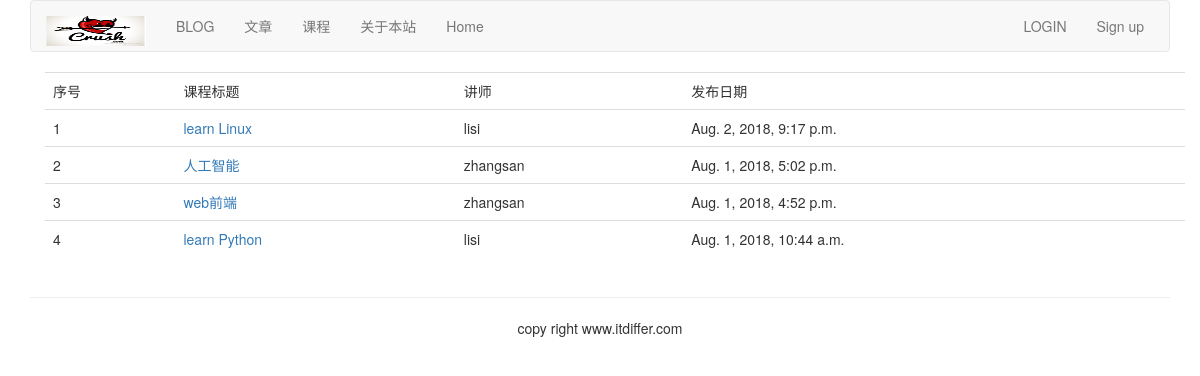
/course/course-list/, run on the app's committed database.
### course/models.py (models this page shows, shortened)
class Course(models.Model):
    user = models.ForeignKey(User, on_delete=models.CASCADE, related_name='courses_user')
    title = models.CharField(max_length=200)
    slug = models.SlugField(max_length=200, unique=True)
    overview = models.TextField()
    created = models.DateTimeField(auto_now_add=True)
    student = models.ManyToManyField(User, related_name="courses_joined", blank=True)
    class Meta:
        ordering = ('-created',)

### course/views.py (the view)
# urls.py: path('course-list/', CourseListView.as_view(), name="course_list"),
class CourseListView(ListView):
    model = Course
    context_object_name = "courses"
    template_name = "course/course_list.html"

### templates/course/course_list.html (shortened to what this page needs)
{% extends "base.html" %}
{% block content %}
<div class="container">
  <table class="table table-hover">
    <tr>
      <td>序号</td>
      <td>课程标题</td>
      <td>讲师</td>
      <td>发布日期</td>
    </tr>
    {% for course in courses %}
    <tr id={{ forloop.counter }}>
      <td>{{ forloop.counter }}</td>
      <td><a href="{% url 'course:lessons_list' course.id %}">{{ course.title }}</a></td>
      <td>{{ course.user.username }}</td>
      <td>{{ course.created }}</td>
    </tr>
    {% endfor %}
  </table>
</div>
{% endblock %}

### data on the page
Course: title "learn Linux", user.username "lisi", created "Aug. 2, 2018, 9:17 p.m."
Course: title "人工智能", user.username "zhangsan", created "Aug. 1, 2018, 5:02 p.m."
Course: title "web前端", user.username "zhangsan", created "Aug. 1, 2018, 4:52 p.m."
Course: title "learn Python", user.username "lisi", created "Aug. 1, 2018, 10:44 a.m."
